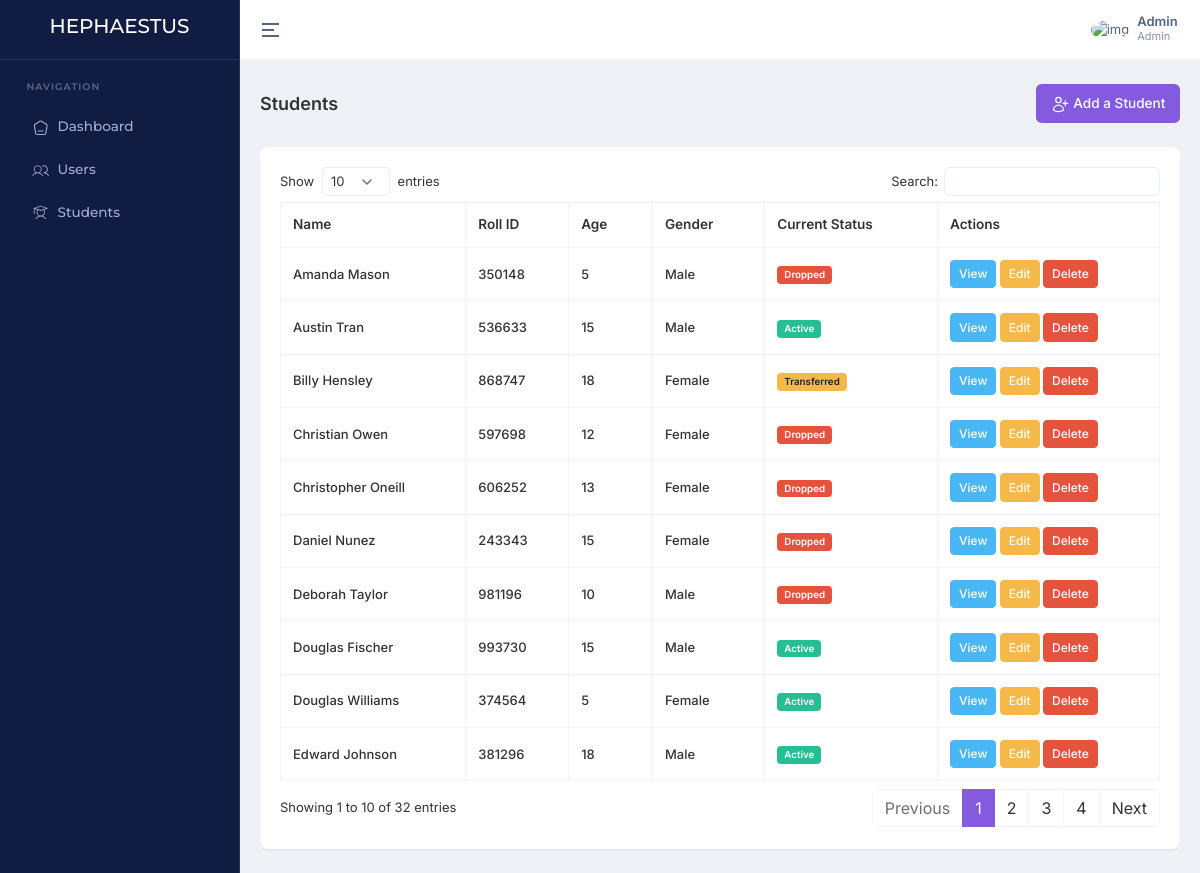
Screenshot of /students/ (signed in) with the database file from the repository.
### account/models.py (models this page shows, shortened)
class User(AbstractBaseUser, PermissionsMixin):
    ROLE_CHOICES = (
        ('Admin', 'Admin'),
        ('Director', 'Director'),
        ('Teacher', 'Teacher'),
        ('Student', 'Student'),
    )
    email = models.EmailField(unique=True)
    name = models.CharField(max_length=255)
    slug = models.SlugField(unique=True, blank=True)
    phone_number = models.CharField(max_length=15, unique=True)
    image = ProcessedImageField(
        upload_to=user_image_path,
        processors=[ResizeToFill(720, 720)],
        format='JPEG',
        options={'quality': 90},
        null=True,
        blank=True,
    )
    role = models.CharField(max_length=30, choices=ROLE_CHOICES)
    added_by = models.ForeignKey('self', on_delete=models.CASCADE, null=True, blank=True, related_name='added_users')
    created_at = models.DateTimeField(default=timezone.now)
    updated_at = models.DateTimeField(auto_now=True)
    is_active = models.BooleanField(default=True)
    is_staff = models.BooleanField(default=False)
    objects = CustomUserManager()
    USERNAME_FIELD = 'phone_number'
    REQUIRED_FIELDS = ['name', 'email']

### home/models.py (models this page shows, shortened)
class Student(models.Model):
    GENDER_CHOICES = (
        ('Male', 'Male'),
        ('Female', 'Female'),
    )
    STUDENT_CURRENT_STATUS = (
        ('Active', 'Active'),
        ('Graduated', 'Graduated'),
        ('Transferred', 'Transferred'),
        ('Dropped', 'Dropped')
    )
    name = models.CharField(max_length=255, null=True, blank=True)
    slug = models.SlugField(unique=True, blank=True)
    roll_id = models.CharField(max_length=6, unique=True, editable=False, null=True, blank=True)
    image = ProcessedImageField(
        upload_to=student_image_path,
        processors=[ResizeToFill(720, 720)],
        format='JPEG',
        options={'quality': 90},
        null=True,
        blank=True
    )
    dob = models.DateField(null=True, blank=True)
    gender = models.CharField(max_length=10, choices=GENDER_CHOICES, null=True, blank=True)
    current_status = models.CharField(max_length=20, choices=STUDENT_CURRENT_STATUS, default='Active', null=True, blank=True)
    nationality = models.CharField(max_length=40, null=True, blank=True)
    cell = models.CharField(max_length=50, null=True, blank=True)
    village = models.CharField(max_length=50, null=True, blank=True)
    sector = models.CharField(max_length=50, null=True, blank=True)
    district = models.CharField(max_length=50, null=True, blank=True)
    emergency_contact_name = models.CharField(max_length=100, null=True, blank=True)
    emergency_contact_relation = models.CharField(max_length=50, null=True, blank=True)
    emergency_contact_phone = models.CharField(max_length=15, null=True, blank=True)
    medical_conditions = models.TextField(null=True, blank=True)
    allergies = models.TextField(null=True, blank=True)
    special_needs = models.TextField(null=True, blank=True)
    notes = models.TextField(null=True, blank=True)
    created_at = models.DateTimeField(default=timezone.now)
    updated_at = models.DateTimeField(auto_now=True)
    delete_status = models.BooleanField(default=False)
    modified_by = models.ForeignKey(User, on_delete=models.SET_NULL, null=True, blank=True)
    @property
    def age(self):
        today = timezone.now().date()
        age = today.year - self.dob.year - ((today.month, today.day) < (self.dob.month, self.dob.day))
        return age

### home/views.py (the view)
# urls.py: path('students/', getStudents, name='getStudents'),
@login_required
def getStudents(request):
    students = Student.objects.filter(delete_status=False).order_by('-created_at')
    context = {
        'students': students
    }
    return render(request, 'pages/students/index.html', context)

### templates/pages/students/index.html (shortened to what this page needs)
{% extends "layouts/app.html" %}
{% block content %}
    <div class="container-fluid">
        <div class="d-md-flex d-block align-items-center justify-content-between my-4 page-header-breadcrumb">
            <h1 class="page-title fw-semibold fs-18 mb-0">Students</h1>
            <div class="ms-md-1 ms-0">
                <nav>
                    <ol class="breadcrumb mb-0">
                        <a class="btn btn-primary" href="{% url 'home:addStudent' %}">
                            Add a Student
                        </a>
                    </ol>
                </nav>
            </div>
        </div>
        <div class="row">
            <div class="col-xl-12">
                <div class="card custom-card">
                    <div class="card-body">
                        <div class="table-responsive">
                            <table id="datatable" class="table table-bordered text-nowrap w-100">
                                <thead>
                                    <tr>
                                        <th>Name</th>
                                        <th>Roll ID</th>
                                        <th>Age</th>
                                        <th>Gender</th>
                                        <th>Current Status</th>
                                        <th>Actions</th>
                                    </tr>
                                </thead>
                                <tbody>
                                    {% for student in students %}
                                        <tr>
                                            <td>{{ student.name }}</td>
                                            <td>{{ student.roll_id }}</td>
                                            <td>{{ student.age }}</td>
                                            <td>{{ student.gender }}</td>
                                            <td>
                                                {% if student.current_status == 'Active' %}
                                                    <span class="badge bg-success">{{ student.current_status }}</span>
                                                {% elif student.current_status == 'Graduated' %}
                                                    <span class="badge bg-primary">{{ student.current_status }}</span>
                                                {% elif student.current_status == 'Transferred' %}
                                                    <span class="badge bg-warning text-dark">{{ student.current_status }}</span>
                                                {% elif student.current_status == 'Dropped' %}
                                                    <span class="badge bg-danger">{{ student.current_status }}</span>
                                                {% else %}
                                                    <span class="badge bg-secondary">{{ student.current_status }}</span>
                                                {% endif %}
                                            </td>
                                            <td>
                                                <a href="{% url 'home:viewStudent' student.slug %}" class="btn btn-sm btn-info">View</a>
                                                <a href="{% url 'home:editStudent' student.slug %}" class="btn btn-sm btn-warning">Edit</a>
                                                <a href="{% url 'home:deleteStudent' student.slug %}" class="btn btn-sm btn-danger" onclick="return confirm('Are you sure you want to delete this student?')">Delete</a>
                                            </td>
                                        </tr>
                                    {% endfor %}
                                </tbody>
                            </table>
                        </div>
                    </div>
                </div>
            </div>
        </div>
    </div>
{% endblock %}

### templates/inc/header.html (shortened to what this page needs)
<header class="app-header">
    <div class="main-header-container container-fluid">
        <div class="header-content-left">
            <div class="header-element">
                <a aria-label="Hide Sidebar" class="sidemenu-toggle header-link animated-arrow hor-toggle horizontal-navtoggle" data-bs-toggle="sidebar" href="javascript:void(0);"><span></span></a>
            </div>
        </div>
        <div class="header-content-right">
            <div class="header-element">
                <a href="javascript:void(0);" class="header-link dropdown-toggle" id="mainHeaderProfile" data-bs-toggle="dropdown" data-bs-auto-close="outside" aria-expanded="false">
                    <div class="d-flex align-items-center">
                        <div class="me-sm-2 me-0">
                            <img src="https://cdn.pixabay.com/photo/2015/10/05/22/37/blank-profile-picture-973460_960_720.png" alt="img" width="32" height="32" class="rounded-circle">
                        </div>
                        <div class="d-sm-block d-none">
                            <p class="fw-semibold mb-0 lh-1">{{ request.user.name }}</p>
                            <span class="op-7 fw-normal d-block fs-11">{{ request.user.role }}</span>
                        </div>
                    </div>
                </a>
            </div>
        </div>
    </div>
</header>

### rows the page displays
User: user.name "Admin", user.role "Admin"
Student: name "Billy Hensley", roll_id "868747", age "18", gender "Female", current_status "Transferred"
Student: name "Deborah Taylor", roll_id "981196", age "10", gender "Male", current_status "Dropped"
Student: name "Edward Johnson", roll_id "381296", age "18", gender "Male", current_status "Active"
Student: name "Douglas Fischer", roll_id "993730", age "15", gender "Male", current_status "Active"
Student: name "Douglas Williams", roll_id "374564", age "5", gender "Female", current_status "Active"
Student: name "Daniel Nunez", roll_id "243343", age "15", gender "Female", current_status "Dropped"
Student: name "Austin Tran", roll_id "536633", age "15", gender "Male", current_status "Active"
Student: name "Christian Owen", roll_id "597698", age "12", gender "Female", current_status "Dropped"
Student: name "Christopher Oneill", roll_id "606252", age "13", gender "Female", current_status "Dropped"
Student: name "Amanda Mason", roll_id "350148", age "5", gender "Male", current_status "Dropped"
